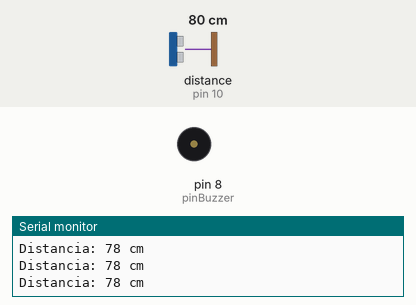
Bench run of a sketch on a simulated Arduino Mega 2560, built with avr-gcc and run on an emulated ATmega2560. Parts: buzzer (waves = sounding), the last lines printed to the serial monitor. Wiring (inferred from the names in the program): ultrasonic range finder: trigger pin 9; echo pin 10. The test bench sets the inputs (shaded band); at power-on: distance to the obstacle (sensor on pin 10) 80 cm. The echo pulse lasts 58.3 µs per cm.

Above: at 1.2 s.
1.3 s: distance to the obstacle (sensor on pin 10) set to 13 cm
2.8 s: distance to the obstacle (sensor on pin 10) set to 10 cm
At 6.8 s:
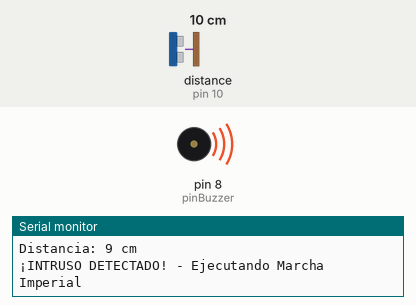
Timing chart, 0 to 11.8 s (numbered marks = the images above; inputs shaded):
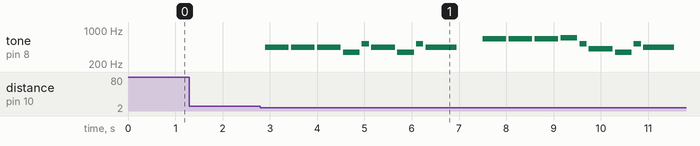

Measured:
- the behaviour switches between 12 and 11 cm on distance to the obstacle (sensor on pin 10) (found by bisection; images 0 and 1)
- after the input at 2.8 s, tone on pin 8 (pinBuzzer): plays 440 Hz for 0.50 s, 440 Hz for 0.50 s, 440 Hz for 0.50 s, 349 Hz for 0.35 s, 523 Hz for 0.15 s, 440 Hz for 0.50 s … (18 notes in this stretch), starting after 0.10 s

The sketch:

01-ultrasonico.ino
```cpp
/*
 * PROYECTO: ALARMA DE PROXIMIDAD STAR WARS
 * PLACA: Arduino Mega 2560
 * SENSOR: HC-SR04
 */

// 1. DEFINICIÓN DE PINES
const int pinTrig = 9;
const int pinEcho = 10;
const int pinBuzzer = 8;

// Variables para cálculos
long duracion;
int distancia;

// 2. DEFINICIÓN DE NOTAS MUSICALES (Frecuencias en Hz)
#define NOTE_A3  220
#define NOTE_AS3 233
#define NOTE_B3  247
#define NOTE_C4  261
#define NOTE_CS4 277
#define NOTE_D4  294
#define NOTE_DS4 311
#define NOTE_E4  330
#define NOTE_F4  349
#define NOTE_FS4 370
#define NOTE_G4  392
#define NOTE_GS4 415
#define NOTE_A4  440
#define NOTE_AS4 466
#define NOTE_B4  494
#define NOTE_C5  523
#define NOTE_CS5 554
#define NOTE_D5  587
#define NOTE_DS5 622
#define NOTE_E5  659
#define NOTE_F5  698
#define NOTE_FS5 740
#define NOTE_G5  784
#define NOTE_GS5 831
#define NOTE_A5  880

// 3. CONFIGURACIÓN INICIAL
void setup() {
  pinMode(pinTrig, OUTPUT); // El pin Trig emite sonido
  pinMode(pinEcho, INPUT);  // El pin Echo escucha
  pinMode(pinBuzzer, OUTPUT);

  Serial.begin(9600); // Para ver la distancia en el monitor serie
  Serial.println("=== SISTEMA INICIADO: ACERQUE SU MANO ===");
}

// 4. BUCLE PRINCIPAL
void loop() {
  // --- A. LIMPIAR EL SENSOR ---
  digitalWrite(pinTrig, LOW);
  delayMicroseconds(2);

  // --- B. EMITIR PULSO (DISPARO) ---
  digitalWrite(pinTrig, HIGH);
  delayMicroseconds(10);
  digitalWrite(pinTrig, LOW);

  // --- C. LEER EL TIEMPO DE REBOTE ---
  duracion = pulseIn(pinEcho, HIGH);

  // --- D. CALCULAR DISTANCIA (cm) ---
  distancia = duracion * 0.034 / 2;

  // Mostrar en monitor serie para calibrar
  Serial.print("Distancia: ");
  Serial.print(distancia);
  Serial.println(" cm");

  // --- E. CONDICIÓN DE ACTIVACIÓN ---
  // Si la distancia es menor o igual a 15 cm (para dar margen,
  // aunque el ejercicio pide 4cm, 15cm es más fácil de probar sin tocar el sensor)
  // Si quieres estrictamente 4cm, cambia el 15 por un 4.

  if (distancia > 0 && distancia <= 10) {
    Serial.println("¡INTRUSO DETECTADO! - Ejecutando Marcha Imperial");
    tocarMarchaImperial();
    delay(2000); // Esperar 2 segundos antes de volver a medir
  }

  delay(100); // Pequeña pausa para estabilidad
}

// 5. FUNCIÓN DE LA MARCHA IMPERIAL
void tocarMarchaImperial() {
    // Primera sección
    tone(pinBuzzer, NOTE_A4); delay(500); noTone(pinBuzzer); delay(50);
    tone(pinBuzzer, NOTE_A4); delay(500); noTone(pinBuzzer); delay(50);
    tone(pinBuzzer, NOTE_A4); delay(500); noTone(pinBuzzer); delay(50);

    tone(pinBuzzer, NOTE_F4); delay(350); noTone(pinBuzzer); delay(50);
    tone(pinBuzzer, NOTE_C5); delay(150); noTone(pinBuzzer); delay(50);
    tone(pinBuzzer, NOTE_A4); delay(500); noTone(pinBuzzer); delay(50);
    tone(pinBuzzer, NOTE_F4); delay(350); noTone(pinBuzzer); delay(50);
    tone(pinBuzzer, NOTE_C5); delay(150); noTone(pinBuzzer); delay(50);
    tone(pinBuzzer, NOTE_A4); delay(650); noTone(pinBuzzer); delay(50);

    delay(500); // Pausa breve

    // Segunda sección (Agudos)
    tone(pinBuzzer, NOTE_E5); delay(500); noTone(pinBuzzer); delay(50);
    tone(pinBuzzer, NOTE_E5); delay(500); noTone(pinBuzzer); delay(50);
    tone(pinBuzzer, NOTE_E5); delay(500); noTone(pinBuzzer); delay(50);

    tone(pinBuzzer, NOTE_F5); delay(350); noTone(pinBuzzer); delay(50);
    tone(pinBuzzer, NOTE_C5); delay(150); noTone(pinBuzzer); delay(50);
    tone(pinBuzzer, NOTE_GS4); delay(500); noTone(pinBuzzer); delay(50);
    tone(pinBuzzer, NOTE_F4); delay(350); noTone(pinBuzzer); delay(50);
    tone(pinBuzzer, NOTE_C5); delay(150); noTone(pinBuzzer); delay(50);
    tone(pinBuzzer, NOTE_A4); delay(650); noTone(pinBuzzer); delay(50);
}
```
